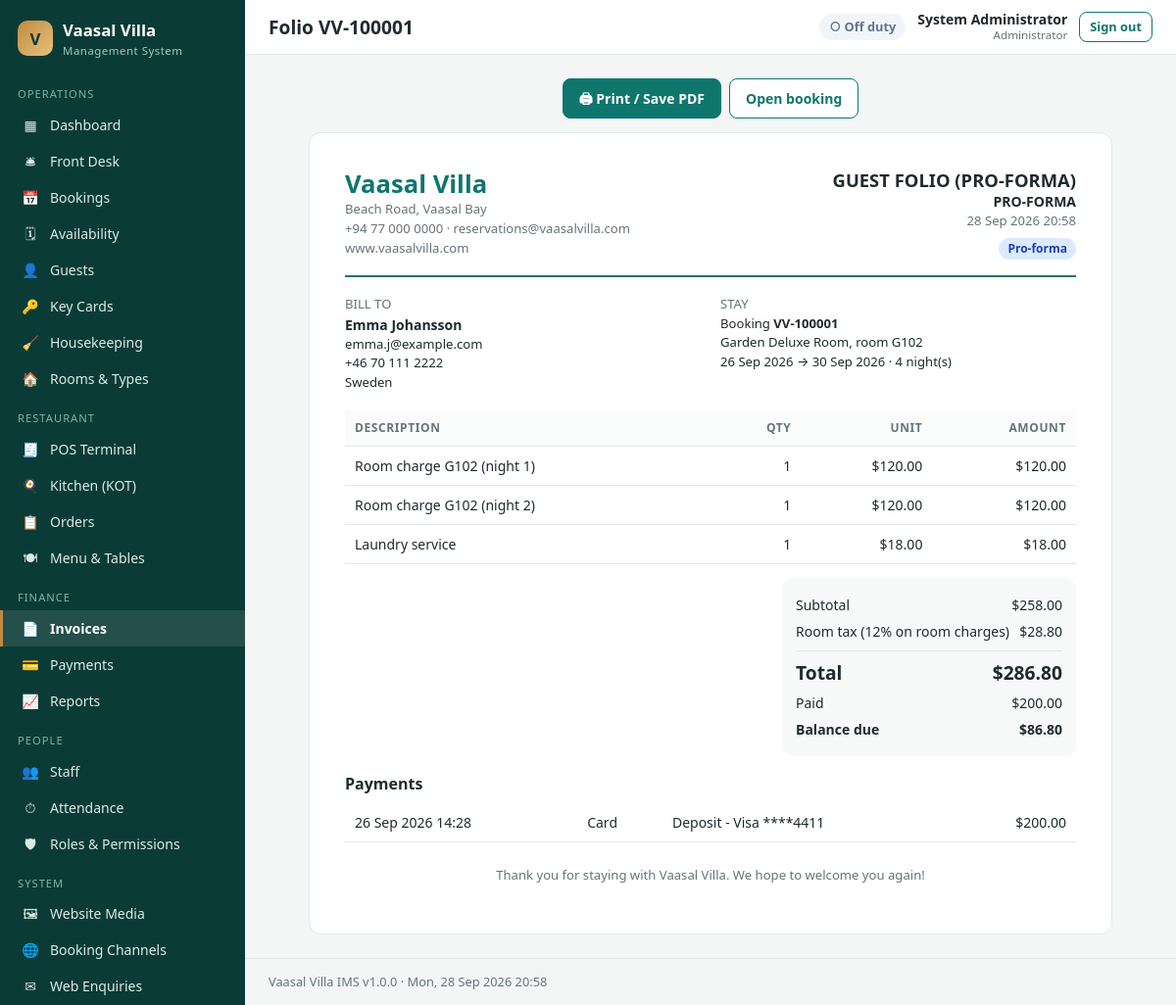
Screenshot of /admin/invoice.php?booking=1 (signed in) with the database file from the repository.
### tables this page shows
CREATE TABLE bookings (
  id               INT UNSIGNED AUTO_INCREMENT PRIMARY KEY,
  booking_ref      VARCHAR(20) NOT NULL UNIQUE,
  guest_id         INT UNSIGNED NOT NULL,
  source_id        INT UNSIGNED NOT NULL,
  external_ref     VARCHAR(60)  NULL,
  room_type_id     INT UNSIGNED NOT NULL,
  room_id          INT UNSIGNED NULL,
  check_in         DATE NOT NULL,
  check_out        DATE NOT NULL,
  adults           TINYINT UNSIGNED NOT NULL DEFAULT 1,
  children         TINYINT UNSIGNED NOT NULL DEFAULT 0,
  rate_per_night   DECIMAL(10,2) NOT NULL,
  room_total       DECIMAL(10,2) NOT NULL,
  status           ENUM('pending','confirmed','checked_in','checked_out','cancelled','no_show') NOT NULL DEFAULT 'pending',
  payment_status   ENUM('unpaid','partial','paid') NOT NULL DEFAULT 'unpaid',
  special_requests TEXT NULL,
  created_by       INT UNSIGNED NULL,
  created_at       DATETIME NOT NULL DEFAULT CURRENT_TIMESTAMP,
  checked_in_at    DATETIME NULL,
  checked_out_at   DATETIME NULL,
  INDEX idx_bk_dates (check_in, check_out),
  INDEX idx_bk_status (status),
  CONSTRAINT fk_bk_guest  FOREIGN KEY (guest_id)     REFERENCES guests(id),
  CONSTRAINT fk_bk_source FOREIGN KEY (source_id)    REFERENCES booking_sources(id),
  CONSTRAINT fk_bk_rtype  FOREIGN KEY (room_type_id) REFERENCES room_types(id),
  CONSTRAINT fk_bk_room   FOREIGN KEY (room_id)      REFERENCES rooms(id) ON DELETE SET NULL,
  CONSTRAINT fk_bk_user   FOREIGN KEY (created_by)   REFERENCES users(id) ON DELETE SET NULL
);

CREATE TABLE users (
  id            INT UNSIGNED AUTO_INCREMENT PRIMARY KEY,
  role_id       INT UNSIGNED NOT NULL,
  full_name     VARCHAR(120) NOT NULL,
  username      VARCHAR(60)  NOT NULL UNIQUE,
  email         VARCHAR(160) NULL,
  phone         VARCHAR(40)  NULL,
  password_hash VARCHAR(255) NOT NULL,
  department    VARCHAR(60)  NULL,
  hourly_rate   DECIMAL(10,2) NOT NULL DEFAULT 0,
  is_active     TINYINT(1)   NOT NULL DEFAULT 1,
  last_login    DATETIME     NULL,
  created_at    DATETIME     NOT NULL DEFAULT CURRENT_TIMESTAMP,
  CONSTRAINT fk_user_role FOREIGN KEY (role_id) REFERENCES roles(id)
);

CREATE TABLE roles (
  id          INT UNSIGNED AUTO_INCREMENT PRIMARY KEY,
  name        VARCHAR(60)  NOT NULL,
  slug        VARCHAR(60)  NOT NULL UNIQUE,
  description VARCHAR(255) NULL
);

CREATE TABLE guests (
  id          INT UNSIGNED AUTO_INCREMENT PRIMARY KEY,
  first_name  VARCHAR(80)  NOT NULL,
  last_name   VARCHAR(80)  NOT NULL,
  email       VARCHAR(160) NULL,
  phone       VARCHAR(40)  NULL,
  country     VARCHAR(80)  NULL,
  id_type     VARCHAR(40)  NULL,
  id_number   VARCHAR(60)  NULL,
  address     VARCHAR(255) NULL,
  vip         TINYINT(1)   NOT NULL DEFAULT 0,
  notes       TEXT NULL,
  created_at  DATETIME NOT NULL DEFAULT CURRENT_TIMESTAMP,
  INDEX idx_guest_email (email)
);

CREATE TABLE room_types (
  id           INT UNSIGNED AUTO_INCREMENT PRIMARY KEY,
  name         VARCHAR(100) NOT NULL,
  slug         VARCHAR(100) NOT NULL UNIQUE,
  short_desc   VARCHAR(255) NULL,
  description  TEXT NULL,
  base_rate    DECIMAL(10,2) NOT NULL,
  max_adults   TINYINT UNSIGNED NOT NULL DEFAULT 2,
  max_children TINYINT UNSIGNED NOT NULL DEFAULT 1,
  size_sqm     INT UNSIGNED NULL,
  bed_type     VARCHAR(60) NULL,
  amenities    VARCHAR(500) NULL,
  image_url    VARCHAR(500) NULL,
  color        VARCHAR(20) NOT NULL DEFAULT '#0f766e',
  is_active    TINYINT(1) NOT NULL DEFAULT 1
);

CREATE TABLE rooms (
  id                  INT UNSIGNED AUTO_INCREMENT PRIMARY KEY,
  room_type_id        INT UNSIGNED NOT NULL,
  room_number         VARCHAR(20) NOT NULL UNIQUE,
  floor               VARCHAR(20) NULL,
  status              ENUM('available','occupied','maintenance') NOT NULL DEFAULT 'available',
  housekeeping_status ENUM('clean','dirty','inspected','out_of_order') NOT NULL DEFAULT 'clean',
  notes               VARCHAR(255) NULL,
  CONSTRAINT fk_room_type FOREIGN KEY (room_type_id) REFERENCES room_types(id)
);

CREATE TABLE folio_charges (
  id          INT UNSIGNED AUTO_INCREMENT PRIMARY KEY,
  booking_id  INT UNSIGNED NOT NULL,
  charge_type ENUM('room','restaurant','minibar','laundry','spa','transport','tour','other') NOT NULL,
  description VARCHAR(255) NOT NULL,
  amount      DECIMAL(10,2) NOT NULL,
  order_id    INT UNSIGNED NULL,
  posted_by   INT UNSIGNED NULL,
  posted_at   DATETIME NOT NULL DEFAULT CURRENT_TIMESTAMP,
  CONSTRAINT fk_fc_booking FOREIGN KEY (booking_id) REFERENCES bookings(id) ON DELETE CASCADE,
  CONSTRAINT fk_fc_order   FOREIGN KEY (order_id)   REFERENCES orders(id) ON DELETE SET NULL,
  CONSTRAINT fk_fc_user    FOREIGN KEY (posted_by)  REFERENCES users(id) ON DELETE SET NULL
);

CREATE TABLE payments (
  id          INT UNSIGNED AUTO_INCREMENT PRIMARY KEY,
  booking_id  INT UNSIGNED NULL,
  order_id    INT UNSIGNED NULL,
  invoice_id  INT UNSIGNED NULL,
  amount      DECIMAL(10,2) NOT NULL,
  method      ENUM('cash','card','bank_transfer','online','voucher') NOT NULL,
  reference   VARCHAR(100) NULL,
  received_by INT UNSIGNED NULL,
  paid_at     DATETIME NOT NULL DEFAULT CURRENT_TIMESTAMP,
  INDEX idx_pay_date (paid_at),
  CONSTRAINT fk_pay_booking FOREIGN KEY (booking_id)  REFERENCES bookings(id) ON DELETE SET NULL,
  CONSTRAINT fk_pay_order   FOREIGN KEY (order_id)    REFERENCES orders(id) ON DELETE SET NULL,
  CONSTRAINT fk_pay_invoice FOREIGN KEY (invoice_id)  REFERENCES invoices(id) ON DELETE SET NULL,
  CONSTRAINT fk_pay_user    FOREIGN KEY (received_by) REFERENCES users(id) ON DELETE SET NULL
);

### admin/invoice.php (the view, shortened to what the rows shown need)
<?php
require __DIR__ . '/../includes/bootstrap.php';
require_perm(['billing.manage', 'frontdesk.manage', 'bookings.manage']);
$id = input_int('id');
$bookingId = input_int('booking');
if ($id) {
    $inv = q_row('SELECT * FROM invoices WHERE id=?', [$id]);
    if (!$inv) { flash('error', 'Invoice not found.'); redirect('admin/invoices.php'); }
    $items = q_all('SELECT * FROM invoice_items WHERE invoice_id=? ORDER BY id', [$id]);
    $payments = $inv['invoice_type'] === 'room'
        ? q_all('SELECT * FROM payments WHERE invoice_id=? OR booking_id=? ORDER BY paid_at', [$id, $inv['booking_id'] ?? 0])
        : q_all('SELECT * FROM payments WHERE invoice_id=? OR order_id=? ORDER BY paid_at', [$id, $inv['order_id'] ?? 0]);
    $booking = $inv['booking_id'] ? get_booking((int) $inv['booking_id']) : null;
    $title = 'Invoice ' . $inv['invoice_no'];
    $docTitle = 'TAX INVOICE';
} elseif ($bookingId && ($booking = get_booking($bookingId))) {
    $f = folio_summary($bookingId);
    $items = array_map(fn($c) => ['description' => $c['description'], 'qty' => 1, 'unit_price' => $c['amount'], 'amount' => $c['amount']], $f['charges']);
    $payments = $f['payments'];
    $inv = ['invoice_no' => 'PRO-FORMA', 'issued_at' => date('Y-m-d H:i:s'), 'bill_to' => $booking['guest_name'], 'subtotal' => $f['room'] + $f['extras'],
            'discount' => 0, 'service_charge' => 0, 'tax' => $f['room_tax'], 'total' => $f['posted_total'], 'amount_paid' => $f['paid'],
            'status' => 'proforma', 'invoice_type' => 'room', 'order_id' => null];
    $title = 'Folio ' . $booking['booking_ref'];
    $docTitle = 'GUEST FOLIO (PRO-FORMA)';
} else {
    flash('error', 'Nothing to show.');
    redirect('admin/invoices.php');
}
require __DIR__ . '/../includes/admin_header.php';
?>
<div class="invoice">
  <div class="inv-head">
    <div><h1><?= e(setting('villa_name')) ?></h1><div class="muted small"><?= e(setting('villa_address')) ?><br><?= e(setting('villa_phone')) ?> · <?= e(setting('villa_email')) ?><br><?= e(setting('website')) ?></div></div>
    <div class="right"><h2 style="margin:0"><?= e($docTitle) ?></h2><div><b><?= e($inv['invoice_no']) ?></b></div><div class="small muted"><?= fdatetime($inv['issued_at']) ?></div>
      <div style="margin-top:6px"><?= $inv['status'] === 'proforma' ? '<span class="badge badge-blue">Pro-forma</span>' : badge($inv['status']) ?></div></div>
  </div>
  <div class="grid g2" style="margin-bottom:18px">
    <div><div class="small muted">BILL TO</div><b><?= e($inv['bill_to']) ?></b>
      <?php if ($booking): ?><div class="small"><?= e($booking['email']) ?><br><?= e($booking['phone']) ?><br><?= e($booking['country']) ?></div><?php endif; ?></div>
    <?php if ($booking): ?>
    <div class="small"><div class="muted">STAY</div>Booking <b><?= e($booking['booking_ref']) ?></b><?= $booking['external_ref'] ? ' (' . e($booking['source_name']) . ' ' . e($booking['external_ref']) . ')' : '' ?><br>
      <?= e($booking['room_type']) ?>, room <?= e($booking['room_number'] ?: '—') ?><br><?= fdate($booking['check_in']) ?> → <?= fdate($booking['check_out']) ?> · <?= nights_between($booking['check_in'], $booking['check_out']) ?> night(s)</div>
    <?php endif; ?>
  </div>
  <table class="table">
    <thead><tr><th>Description</th><th class="num">Qty</th><th class="num">Unit</th><th class="num">Amount</th></tr></thead>
    <tbody><?php foreach ($items as $it): ?><tr><td><?= e($it['description']) ?></td><td class="num"><?= rtrim(rtrim(number_format((float) $it['qty'], 2), '0'), '.') ?></td><td class="num"><?= money($it['unit_price']) ?></td><td class="num"><?= money($it['amount']) ?></td></tr><?php endforeach; ?></tbody>
  </table>
  <?php if ($payments): ?>
    <table class="table"><tbody><?php foreach ($payments as $p): ?><tr><td><?= fdatetime($p['paid_at']) ?></td><td><?= e(label($p['method'])) ?></td><td><?= e($p['reference']) ?></td><td class="num"><?= money($p['amount']) ?></td></tr><?php endforeach; ?></tbody></table>
  <?php endif; ?>
</div>
<?php require __DIR__ . '/../includes/admin_footer.php'; ?>

### includes/admin_header.php (shortened to what the rows shown need)
<?php
$__u = current_user();
$__myDuty = $__u ? q_val('SELECT id FROM attendance WHERE user_id = ? AND clock_out IS NULL ORDER BY id DESC LIMIT 1', [$__u['id']]) : null;
?><!DOCTYPE html>
<html lang="en">
<head>
<link rel="stylesheet" href="<?= e(url('assets/css/admin.css')) ?>">
</head>
<body class="admin">
<div class="main">
  <header class="topbar">
    <h1><?= e($title ?? '') ?></h1>
    <div class="topbar-right">
      <?php if (can('attendance.self')): ?>
        <a href="<?= e(url('staff/index.php')) ?>" class="duty <?= $__myDuty ? 'on' : 'off' ?>"><?= $__myDuty ? '● On duty' : '○ Off duty' ?></a>
      <?php endif; ?>
      <div class="user-chip"><b><?= e($__u['full_name'] ?? '') ?></b><small><?= e($__u['role_name'] ?? '') ?></small></div>
      <a class="btn btn-sm btn-ghost" href="<?= e(url('logout.php')) ?>">Sign out</a>
    </div>
  </header>
  <main class="content">

### rows the page displays
bookings: booking_ref "Folio VV-100001", guest.email "emma.j@example.com", guest.phone "+46 70 111 2222", guest.country "Sweden", booking_ref "VV-100001", room_type.name "Garden Deluxe Room", room.room_number "G102", check_in "26 Sep 2026", check_out "30 Sep 2026", check_in+check_out "4"
users: full_name "System Administrator", role.name "Administrator"
folio_charges: description "Room charge G102 (night 1)", qty "1", amount "$120.00"
folio_charges: description "Room charge G102 (night 2)", booking "1", amount "$120.00"
folio_charges: description "Laundry service", booking "1", amount "$18.00"
payments: paid_at "26 Sep 2026 14:28", method "Card", reference "Deposit - Visa ****4411", amount "$200.00"

### other values shown
$__group "OPERATIONS"
$__icon "▦"
$__text "Dashboard"
$__icon "🛎"
$__text "Front Desk"
$__icon "📅"
$__text "Bookings"
$__icon "🗓"
$__text "Availability"
$__icon "👤"
$__text "Guests"
$__icon "🔑"
$__text "Key Cards"
$__icon "🧹"
$__text "Housekeeping"
